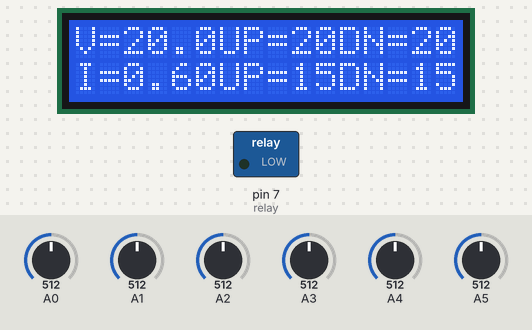
This sketch was run on a simulated Arduino Uno, built with avr-gcc and run on an emulated ATmega328P. Shown: 16×2 character LCD, switched loads named in the sketch (green lamp = pin HIGH). The inputs (shaded band) are chosen by the test bench; at power-on: A0 = 512, A1 = 512, A2 = 512, A4 = 512, A3 = 512, A5 = 512.

Above: at 1.2 s.
1.3 s: A0 set to 716
At 3.1 s:
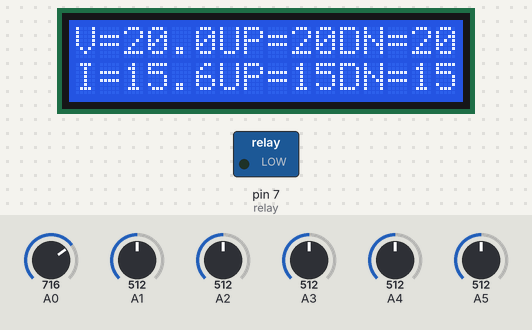
3.4 s: A1 set to 716
5.3 s: A2 set to 716
At 6.6 s:
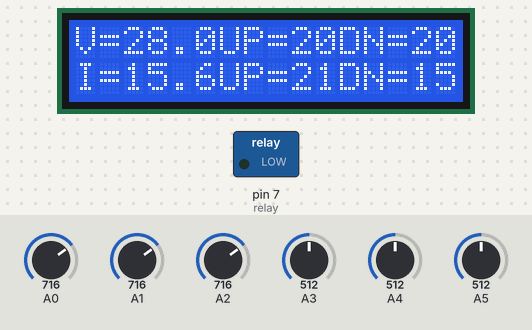
7.2 s: A4 set to 723
8.7 s: A4 set to 748
At 10.4 s:
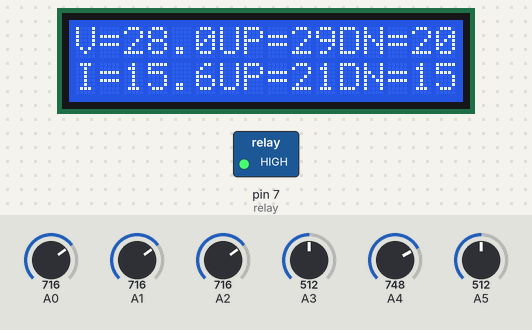
Timing chart, 0 to 11.6 s (numbered marks = the images above; inputs shaded):
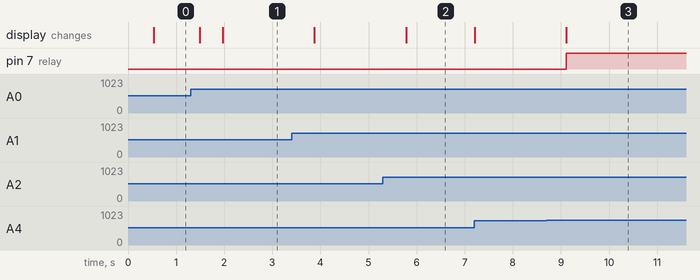

The sketch:

pump_controller.ino
```cpp
#include <LiquidCrystal.h>
LiquidCrystal lcd(13, 12, 11, 10, 9, 8);
int vup=0;
int vdn=0;
int iup=0;
int idn=0;
int kk=0;
float v=0;
float vv=0.0;
float ii=0.0;
float i=0;
int relay=7;
float x=0.0;
float y=0.0;
float a=0.0;
float b=0.0;
float c=0.0;
float d=0.0;
float volta=0.0;
float voltb=0.0;
float voltc=0.0;
float voltd=0.0;
float voltx=0.0;
float volty=0.0;
unsigned int h=0;
float AcsValue=0.0,Samples=0.0,AvgAcs=0.0,AcsValueF=0.0;
void setup() {
  lcd.begin(16, 2);
  lcd.noBlink();
  pinMode(A0, INPUT);
  pinMode(A1, INPUT);
  pinMode(A2, INPUT);
  pinMode(A3, INPUT);
  pinMode(A4, INPUT);
  pinMode(A5, INPUT);
  pinMode(relay, OUTPUT);
}

void loop() {

  unsigned int h=0;
  float AcsValue=0.0,Samples=0.0,AvgAcs=0.0,AcsValueF=0.0;
  for (int h = 0; h < 150; h++){
  AcsValue = analogRead(A0);
  Samples = Samples + AcsValue;
  delay (3);
}
AvgAcs=Samples/150.0;
AcsValueF = (2.5 - (AvgAcs * (5.0 / 1024.0)) )/0.066;
ii=AcsValueF*(-1);
ii+=0.6;
i=round(ii);

  y=analogRead(A1);
  volty=y*0.00489;
  vv=volty*8;
  v=round(vv);

  a=analogRead(A2);
  volta=a*0.00489;
  iup=volta*6;
  iup=round(iup);

  b=analogRead(A3);
  voltb=b*0.00489;
  idn=voltb*6;
  idn=round(idn);

  c=analogRead(A4);
  voltc=c*0.00489;
  vup=voltc*8;
  vup=round(vup);

   d=analogRead(A5);
   voltd=d*0.00489;
   vdn=voltd*8;
   vdn=round(vdn);

  lcd.setCursor(0, 0);
  lcd.print("V=");
  lcd.setCursor(2, 0);
  lcd.print(vv);
  lcd.setCursor(6, 0);
  lcd.print("UP=");
  lcd.setCursor(9, 0);
  lcd.print(vup);
  if (vup<10){
    lcd.setCursor(10, 0);
    lcd.print(" ");
  }
  lcd.setCursor(11, 0);
  lcd.print("DN=");
lcd.setCursor(14, 0);
  lcd.print(vdn);
  if (vdn<10){
    lcd.setCursor(15, 0);
    lcd.print(" ");
  }

  lcd.setCursor(0, 1);
  lcd.print("I=");
  lcd.setCursor(2, 1);
  lcd.print(ii);
  lcd.setCursor(6, 1);
  lcd.print("UP=");
  lcd.setCursor(9, 1);
  lcd.print(iup);
  if (iup<10){
    lcd.setCursor(10, 1);
    lcd.print(" ");
  }
  lcd.setCursor(11, 1);
  lcd.print("DN=");
  lcd.setCursor(14, 1);
  lcd.print(idn);
  if (idn<10){
    lcd.setCursor(15, 1);
    lcd.print(" ");
  }
  if (kk==1){
    if (i>idn and i<iup){
    if (v>vdn and v<vup){
      digitalWrite(relay, HIGH);
      delay(10000);
      kk=0;
      }
  }
  }

     if (i<idn or i>iup or v<vdn or v>vup){
      digitalWrite(relay, LOW);
      kk=1;
     }
}
```

Measured:
- the behaviour switches between 741 and 742 on A4 (found by bisection; images 2 and 3)
- after the input at 1.3 s, the display: first changes after 0.19 s (image 1 shows a later state)
- after the input at 5.3 s, the display: changes after 0.48 s (image 2)
- after the input at 8.7 s, pin 7 (relay): LOW → HIGH after 0.41 s; the display: changes after 0.41 s (image 3)
